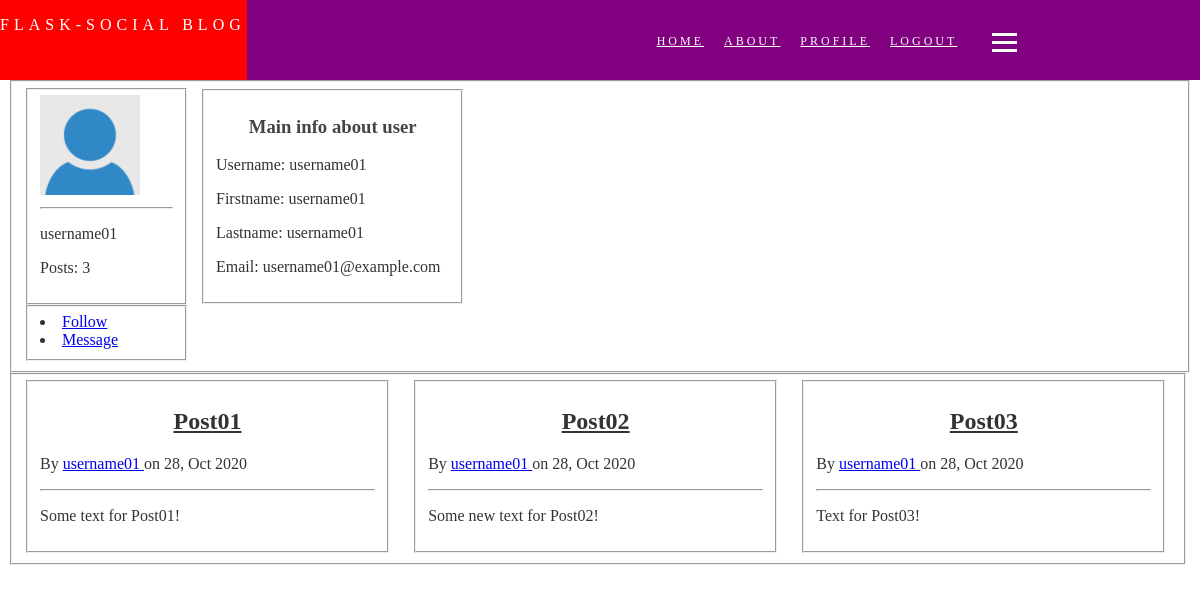
/username01 (signed in), run on the app's committed database.
### app/models.py (models this page shows, shortened)
class User(db.Model, UserMixin):
    id = db.Column(db.Integer, primary_key=True, autoincrement=True)
    firstname = db.Column(db.String(20), nullable=False)
    lastname = db.Column(db.String(20), nullable=False)
    username = db.Column(db.String(20), unique=True, nullable=False)
    email = db.Column(db.String(120), unique=True, nullable=False)
    password = db.Column(db.String(60), unique=True, nullable=False)
    image_file = db.Column(db.String(20), nullable=False, default='default.png')
    posts = db.relationship('Post',
                            backref='author',
                            primaryjoin="User.id==Post.author_id")
    comments = db.relationship('Comments',
                            backref='author',
                            primaryjoin="User.id==Comments.author_id")
    def __init__(self, firstname='', lastname='', username='', email='',
                 password=''):
        self.firstname = firstname
        self.lastname = lastname
        self.username = username
        self.email = email
        self.password = generate_password_hash(password)

class Post(db.Model):
    id = db.Column(db.Integer, primary_key=True, autoincrement=True)
    title = db.Column(db.String(100), nullable=False)
    date = db.Column(db.DateTime, nullable=False, default=datetime.utcnow)
    text = db.Column(db.Text, nullable=False)
    author_id = db.Column(db.Integer, db.ForeignKey('user.id'), nullable=False)
    comments = db.relationship('Comments', backref='post', lazy=True)

### app/user/views.py (the view)
@user_blueprint.route("/<username>", methods=['GET', 'POST'])
@login_required
def profile(username):
    user = User.query.filter_by(username=username).first()
    posts = Post.query.filter_by(author=user).all()
    num_posts = len(posts)
    image_file = url_for('static',
                        filename='profile_pictures/' + user.image_file)
    return render_template('profile.html',
                            image_file=image_file,
                            username=username,
                            firstname=user.firstname,
                            lastname=user.lastname,
                            email=user.email,
                            num_posts=num_posts,
                            posts=posts)

### app/models.py (called while the page is built)
@login_manager.user_loader
def load_user(id):
    u = User.query.get(id)
    return User(u.firstname, u.lastname, u.username, u.email, u.password)

### app/templates/user/profile.html (shortened to what this page needs)
{% extends "layout.html" %}
{% block content %}
	<form>
		<fieldset class="user-info-fieldset">
			<fieldset class="user-main-info">
				<img src="{{ image_file }}" width="100" height="100">
				<hr>
				<p>{{ username }}</p>
				<p>Posts: {{ num_posts }}</p>
			</fieldset>
			<fieldset class="user-info-btns">
				{% if current_user.username != username %}
					<li><a href="#">Follow</a></li>
					<li><a href="#">Message</a></li>
				{% endif %}
			</fieldset>
			<fieldset class="user-info">
				<h3>Main info about user</h3>
				<p>Username: {{ username }}</p>
				<p>Firstname: {{ firstname }}</p>
				<p>Lastname: {{ lastname }}</p>
				<p>Email: {{ email }}</p>
			</fieldset>
		</fieldset>
		<fieldset class="feed-fieldset">
			{% if num_posts == 0 %}
				<p>
					{% if current_user.username == username %}
						You
					{% else %}
						{{ username }}
					{% endif %}
					have not posted yet.
				</p>
			{% else %}
				{% for post in posts %}
					<fieldset class="profile-posts-fieldset">
						<h2>
							<a href="{{ url_for('posts.posts', post_id=post.id) }}">
								{{ post.title }}
							</a>
						</h2>
						<p>
							By
							<a href="{{ url_for('user.profile', username=post.author.username) }}">
								{{ post.author.username }}
							</a>
							on {{ post.date.strftime('%d, %b %Y') }}
						</p>
						<hr>
						<p>{{ post.text }}</p>
					</fieldset>
				{% endfor %}
			{% endif %}
		</fieldset>
	</form>
{% endblock content %}

### app/static/main.css (style rules this page uses)
body { background: #ffffff; color: #333333; margin-top: 5rem; }
h1, h2, h3, h4, h5, h6 { color: #444444; text-align: center; }
h2 a { color: #333333; }

### app/static/profile.css (style rules this page uses)
.user-main-info, .user-info-btns { min-width: 100pt; max-width: 100pt; }
.user-info { position: absolute; top: 67pt; left: 150pt; min-width: 175pt; max-width: 500pt; }

### app/static/feed.css (style rules this page uses)
.feed-fieldset { width: 97%; display: grid; grid-template-columns: repeat(3, 1fr); grid-gap: 1em; }
.posts-fieldset, .profile-posts-fieldset { width: 90%; }

### data on the page
User: firstname "username01", lastname "username01", email "username01@example.com"
Post: title "Post01", author.username "username01", date "28, Oct 2020", text "Some text for Post01!"
Post: title "Post02", author.username "username01", date "28, Oct 2020", text "Some new text for Post02!"
Post: title "Post03", author.username "username01", date "28, Oct 2020", text "Text for Post03!"

### other printed values
{{ username }} "username01"
{{ num_posts }} "3"
